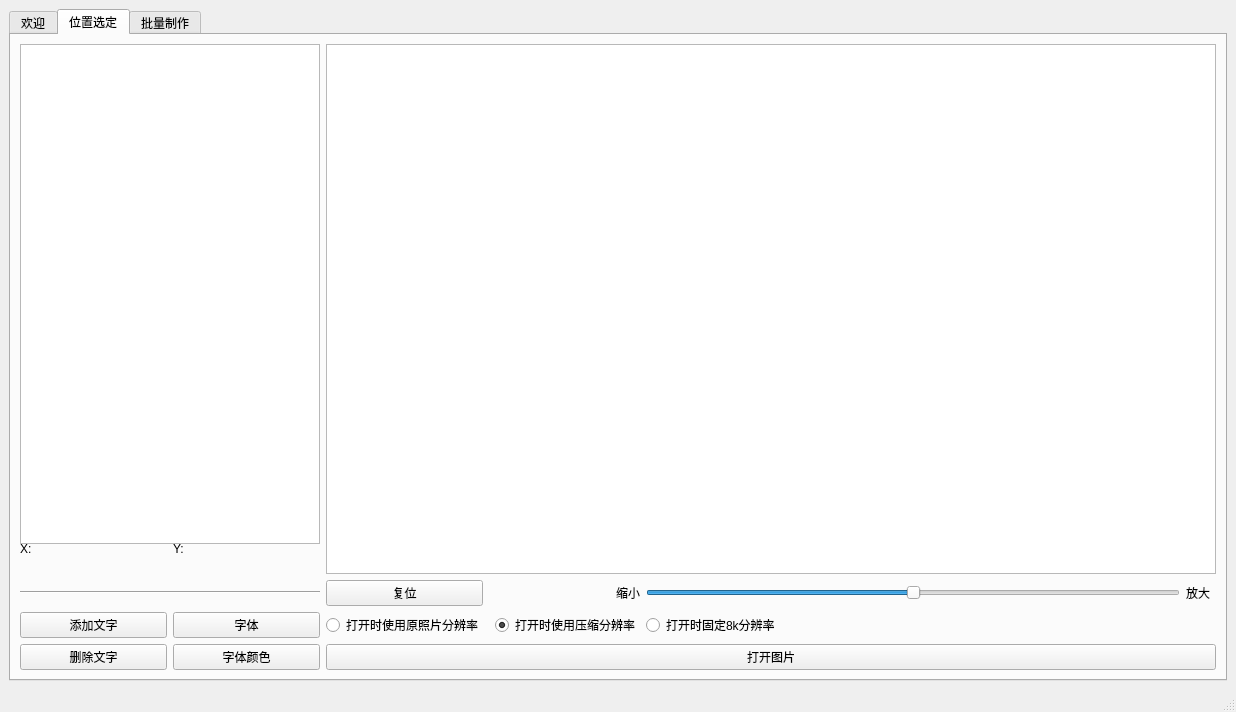
<?xml version="1.0" encoding="UTF-8"?>
<ui version="4.0">
 <class>MainWindow</class>
 <widget class="QMainWindow" name="MainWindow">
  <property name="geometry">
   <rect>
    <x>0</x>
    <y>0</y>
    <width>1236</width>
    <height>712</height>
   </rect>
  </property>
  <property name="minimumSize">
   <size>
    <width>1090</width>
    <height>636</height>
   </size>
  </property>
  <property name="windowTitle">
   <string>制作器</string>
  </property>
  <widget class="QWidget" name="centralwidget">
   <layout class="QGridLayout" name="gridLayout">
    <item row="0" column="0">
     <widget class="QTabWidget" name="tabWidget">
      <property name="currentIndex">
       <number>1</number>
      </property>
      <widget class="QWidget" name="hello_paper">
       <attribute name="title">
        <string>欢迎</string>
       </attribute>
       <layout class="QGridLayout" name="gridLayout_2">
        <item row="0" column="0">
         <widget class="QPlainTextEdit" name="hello_html">
          <property name="styleSheet">
           <string notr="true">border-radius:10px;
border: 2px groove gray;
padding: 1px 18px 1px 3px;
background-color: rgba(255, 255, 255, 0);</string>
          </property>
          <property name="readOnly">
           <bool>true</bool>
          </property>
          <property name="plainText">
           <string/>
          </property>
         </widget>
        </item>
       </layout>
      </widget>
      <widget class="QWidget" name="posedit_paper">
       <attribute name="title">
        <string>位置选定</string>
       </attribute>
       <layout class="QGridLayout" name="gridLayout_3">
        <item row="7" column="2" colspan="6">
         <widget class="QPushButton" name="getimg_bt">
          <property name="text">
           <string>打开图片</string>
          </property>
         </widget>
        </item>
        <item row="0" column="2" rowspan="5" colspan="6">
         <widget class="QGraphicsView" name="view">
          <property name="minimumSize">
           <size>
            <width>700</width>
            <height>500</height>
           </size>
          </property>
         </widget>
        </item>
        <item row="1" column="1">
         <widget class="QLabel" name="y_pos">
          <property name="maximumSize">
           <size>
            <width>200</width>
            <height>16777215</height>
           </size>
          </property>
          <property name="text">
           <string>Y:</string>
          </property>
         </widget>
        </item>
        <item row="7" column="0">
         <widget class="QPushButton" name="delval_bt">
          <property name="maximumSize">
           <size>
            <width>200</width>
            <height>16777215</height>
           </size>
          </property>
          <property name="text">
           <string>删除文字</string>
          </property>
         </widget>
        </item>
        <item row="0" column="0" colspan="2">
         <widget class="QListWidget" name="vallist_li">
          <property name="minimumSize">
           <size>
            <width>300</width>
            <height>500</height>
           </size>
          </property>
          <property name="maximumSize">
           <size>
            <width>400</width>
            <height>16777215</height>
           </size>
          </property>
         </widget>
        </item>
        <item row="6" column="2">
         <widget class="QRadioButton" name="yuan_mode">
          <property name="text">
           <string>打开时使用原照片分辨率</string>
          </property>
         </widget>
        </item>
        <item row="6" column="1">
         <widget class="QPushButton" name="setfont_bt">
          <property name="maximumSize">
           <size>
            <width>200</width>
            <height>16777215</height>
           </size>
          </property>
          <property name="text">
           <string>字体</string>
          </property>
         </widget>
        </item>
        <item row="6" column="0">
         <widget class="QPushButton" name="addval_bt">
          <property name="maximumSize">
           <size>
            <width>200</width>
            <height>16777215</height>
           </size>
          </property>
          <property name="text">
           <string>添加文字</string>
          </property>
         </widget>
        </item>
        <item row="1" column="0">
         <widget class="QLabel" name="x_pos">
          <property name="maximumSize">
           <size>
            <width>200</width>
            <height>16777215</height>
           </size>
          </property>
          <property name="text">
           <string>X:</string>
          </property>
         </widget>
        </item>
        <item row="5" column="0" colspan="2">
         <widget class="Line" name="line">
          <property name="maximumSize">
           <size>
            <width>400</width>
            <height>16777215</height>
           </size>
          </property>
          <property name="orientation">
           <enum>Qt::Horizontal</enum>
          </property>
         </widget>
        </item>
        <item row="5" column="6">
         <widget class="QLabel" name="label_3">
          <property name="text">
           <string>放大</string>
          </property>
         </widget>
        </item>
        <item row="5" column="5">
         <widget class="QSlider" name="SceneSuoFang">
          <property name="maximum">
           <number>200</number>
          </property>
          <property name="value">
           <number>100</number>
          </property>
          <property name="orientation">
           <enum>Qt::Horizontal</enum>
          </property>
         </widget>
        </item>
        <item row="7" column="1">
         <widget class="QPushButton" name="setcolor_bt">
          <property name="maximumSize">
           <size>
            <width>200</width>
            <height>16777215</height>
           </size>
          </property>
          <property name="text">
           <string>字体颜色</string>
          </property>
         </widget>
        </item>
        <item row="5" column="4">
         <widget class="QLabel" name="label_2">
          <property name="text">
           <string>缩小</string>
          </property>
          <property name="alignment">
           <set>Qt::AlignRight|Qt::AlignTrailing|Qt::AlignVCenter</set>
          </property>
         </widget>
        </item>
        <item row="5" column="2">
         <widget class="QPushButton" name="reset_bt">
          <property name="text">
           <string>复位</string>
          </property>
         </widget>
        </item>
        <item row="6" column="4">
         <widget class="QRadioButton" name="nomarl_mode">
          <property name="text">
           <string>打开时使用压缩分辨率</string>
          </property>
          <property name="checked">
           <bool>true</bool>
          </property>
         </widget>
        </item>
        <item row="6" column="5">
         <widget class="QRadioButton" name="ek_mode">
          <property name="text">
           <string>打开时固定8k分辨率</string>
          </property>
         </widget>
        </item>
       </layout>
      </widget>
      <widget class="QWidget" name="batchmake_paper">
       <attribute name="title">
        <string>批量制作</string>
       </attribute>
       <layout class="QGridLayout" name="gridLayout_4">
        <item row="0" column="0" rowspan="3">
         <widget class="QGroupBox" name="groupBox">
          <property name="minimumSize">
           <size>
            <width>319</width>
            <height>0</height>
           </size>
          </property>
          <property name="maximumSize">
           <size>
            <width>419</width>
            <height>16777215</height>
           </size>
          </property>
          <property name="title">
           <string>文字列表</string>
          </property>
          <layout class="QGridLayout" name="gridLayout_5">
           <item row="0" column="0">
            <widget class="QLabel" name="label">
             <property name="text">
              <string>选中项:</string>
             </property>
            </widget>
           </item>
           <item row="0" column="1">
            <widget class="QLabel" name="selectional">
             <property name="text">
              <string>null</string>
             </property>
            </widget>
           </item>
           <item row="1" column="0" colspan="2">
            <widget class="QListWidget" name="vals">
             <property name="minimumSize">
              <size>
               <width>300</width>
               <height>0</height>
              </size>
             </property>
             <property name="maximumSize">
              <size>
               <width>400</width>
               <height>16777215</height>
              </size>
             </property>
            </widget>
           </item>
          </layout>
         </widget>
        </item>
        <item row="0" column="1">
         <widget class="QGroupBox" name="groupBox_2">
          <property name="title">
           <string>导入名单</string>
          </property>
          <layout class="QGridLayout" name="gridLayout_6">
           <item row="3" column="0" colspan="2">
            <widget class="QPushButton" name="importList_bt">
             <property name="text">
              <string>导入</string>
             </property>
            </widget>
           </item>
           <item row="0" column="0" rowspan="3">
            <widget class="QTextEdit" name="input_list"/>
           </item>
           <item row="0" column="1">
            <widget class="QPushButton" name="start_make_bt">
             <property name="minimumSize">
              <size>
               <width>0</width>
               <height>200</height>
              </size>
             </property>
             <property name="text">
              <string>开始制作</string>
             </property>
            </widget>
           </item>
           <item row="2" column="1">
            <widget class="QRadioButton" name="isten">
             <property name="text">
              <string>使用10进制量</string>
             </property>
             <property name="checked">
              <bool>true</bool>
             </property>
            </widget>
           </item>
           <item row="1" column="1">
            <widget class="QComboBox" name="picFormat">
             <item>
              <property name="text">
               <string>JPG</string>
              </property>
             </item>
             <item>
              <property name="text">
               <string>JPEG</string>
              </property>
             </item>
             <item>
              <property name="text">
               <string>PNG</string>
              </property>
             </item>
            </widget>
           </item>
          </layout>
         </widget>
        </item>
        <item row="2" column="1">
         <widget class="QGroupBox" name="groupBox_3">
          <property name="title">
           <string>名单预览</string>
          </property>
          <layout class="QGridLayout" name="gridLayout_7">
           <item row="0" column="0">
            <widget class="QTableWidget" name="namelist">
             <property name="editTriggers">
              <set>QAbstractItemView::NoEditTriggers</set>
             </property>
             <property name="columnCount">
              <number>0</number>
             </property>
            </widget>
           </item>
          </layout>
         </widget>
        </item>
        <item row="1" column="1">
         <widget class="QProgressBar" name="progressBar">
          <property name="value">
           <number>0</number>
          </property>
         </widget>
        </item>
       </layout>
      </widget>
     </widget>
    </item>
   </layout>
  </widget>
  <widget class="QMenuBar" name="menubar">
   <property name="geometry">
    <rect>
     <x>0</x>
     <y>0</y>
     <width>1236</width>
     <height>21</height>
    </rect>
   </property>
  </widget>
  <widget class="QStatusBar" name="statusbar"/>
 </widget>
 <resources/>
 <connections/>
</ui>
